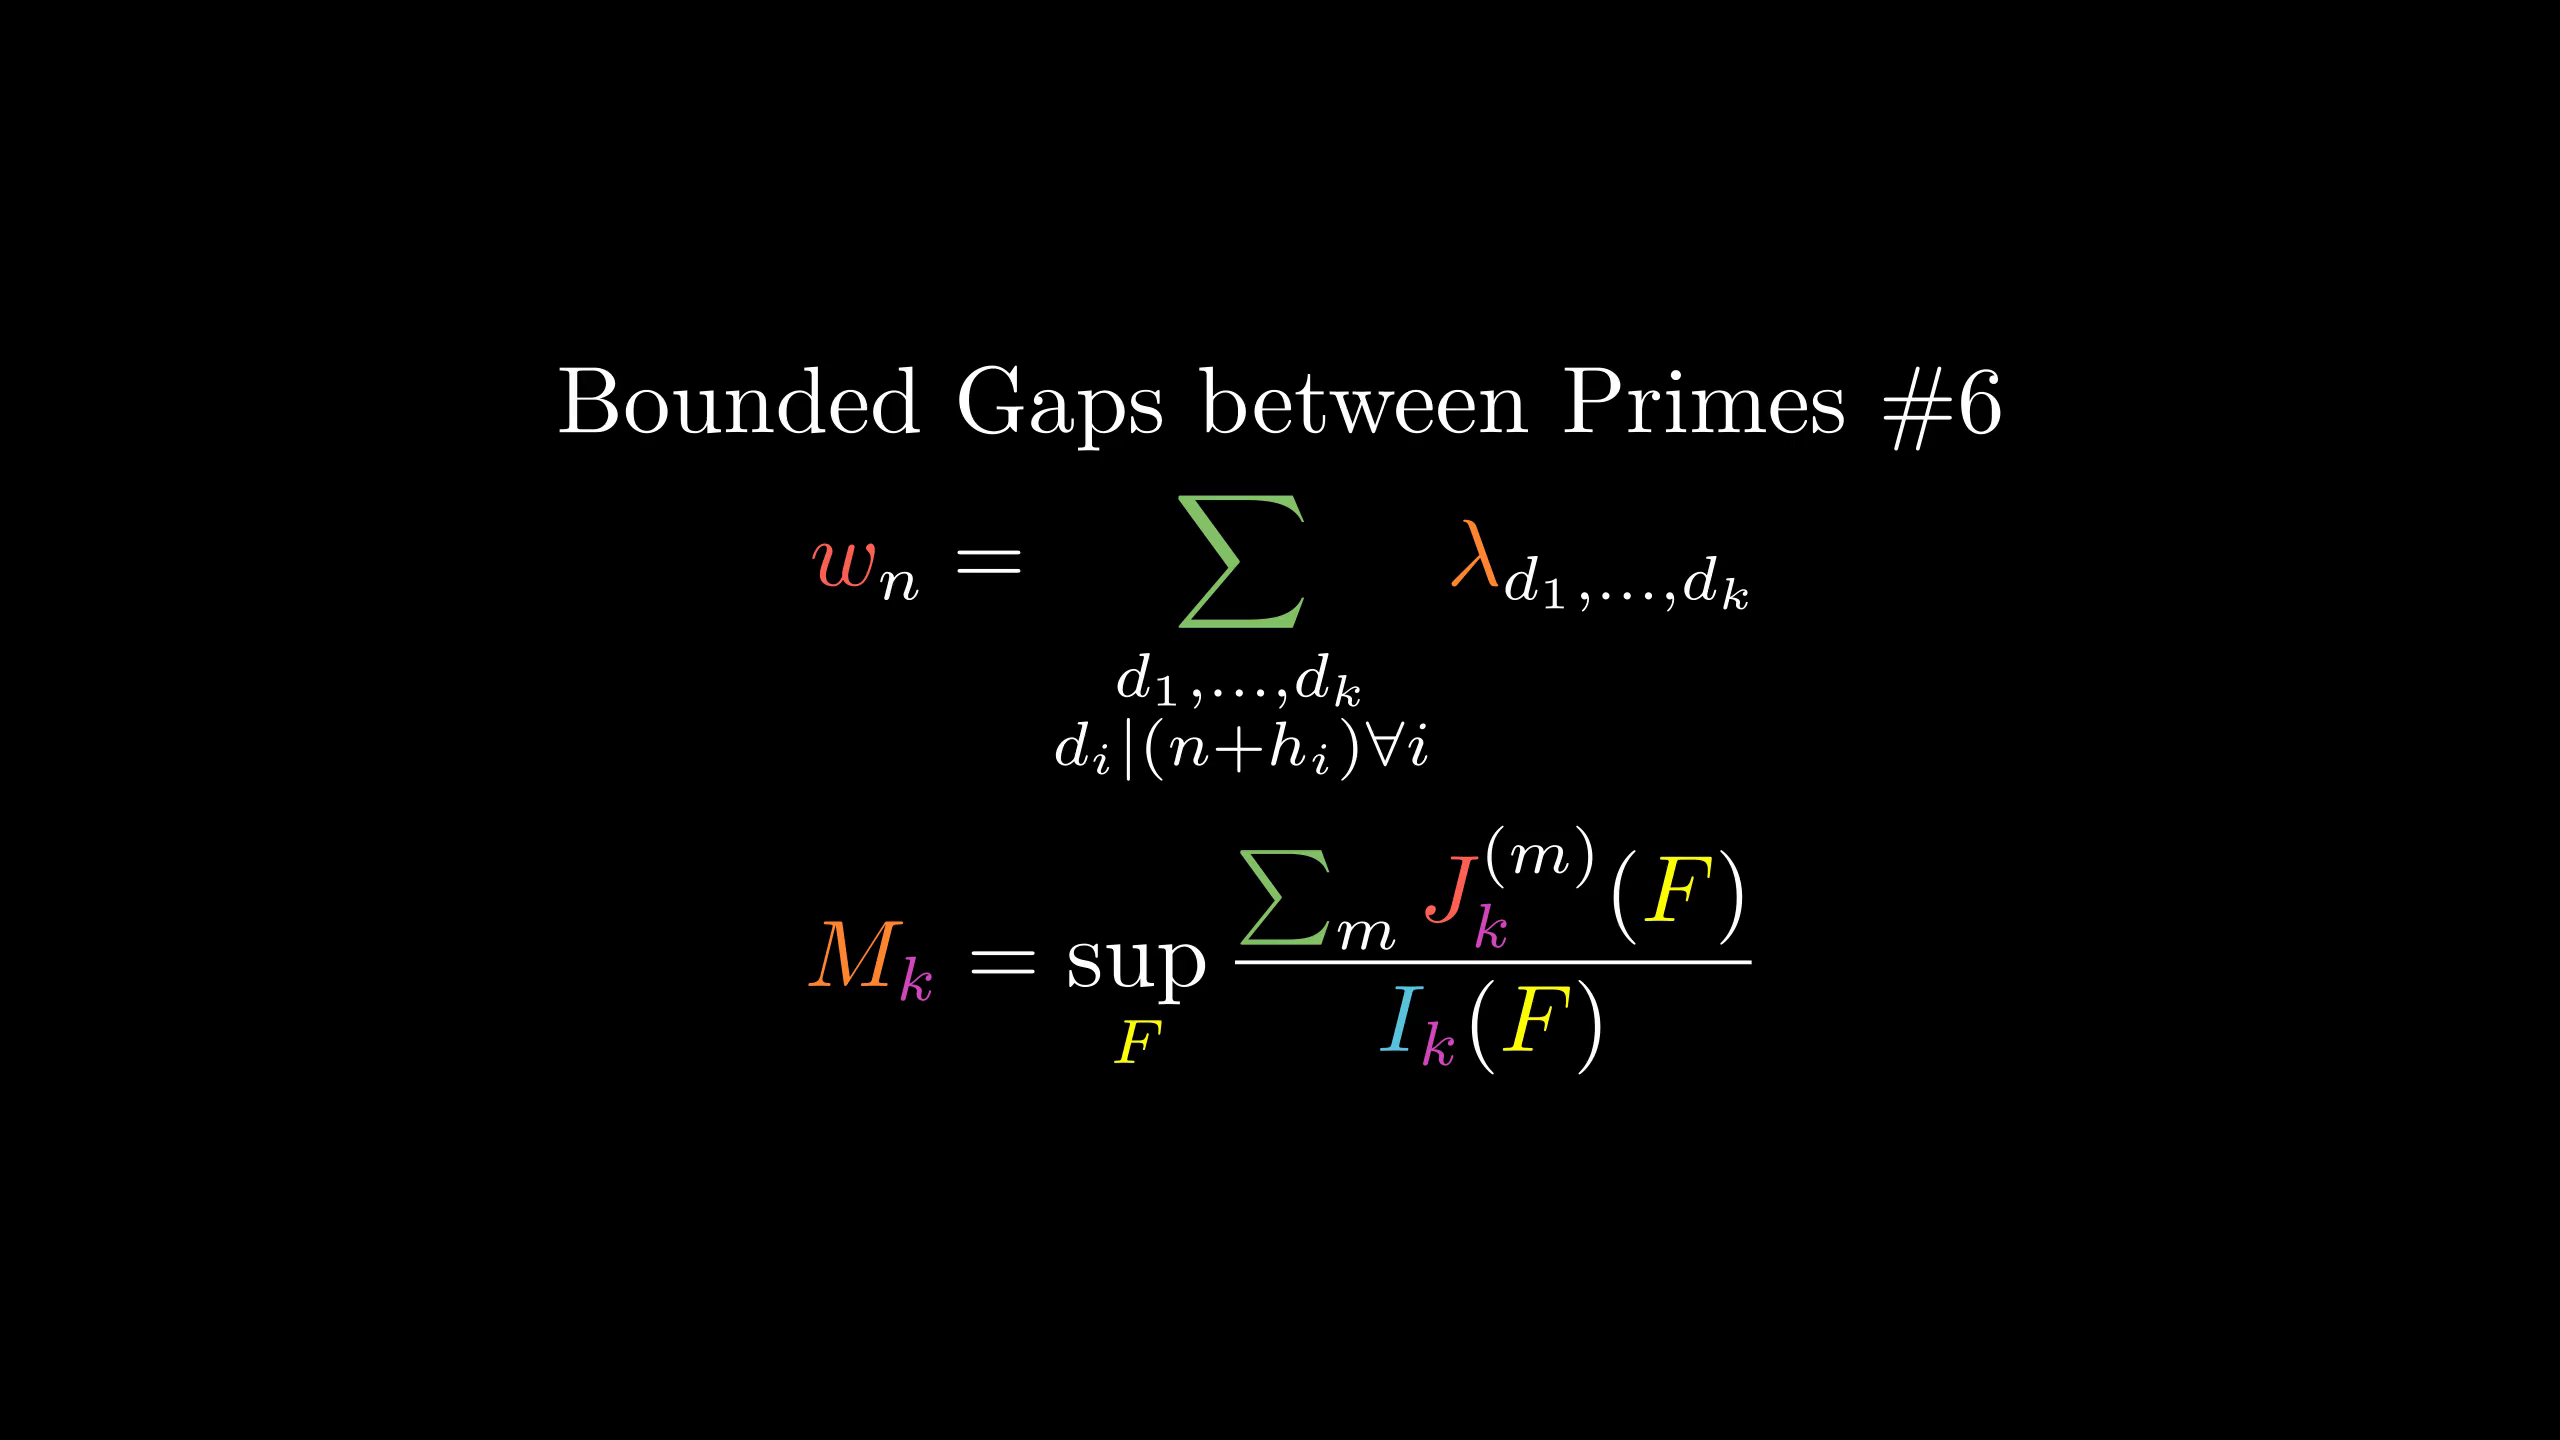

Source code (Python):
from manimlib.imports import *

class FooScene(Scene):
    def construct(self):
        cmap=tex_to_color_map={
                "M":ORANGE,
                "_k":PINK,
                "I":BLUE,
                "J":RED,
                "F":YELLOW,
                r"\sum":GREEN
        }
        tit=TextMobject("Bounded Gaps between Primes \#6")
        eqn=TexMobject(r"w_n=\sum_{\substack{d_1,\dots,d_k\\d_i|(n+h_i)\forall i}}\lambda_{d_1,\dots,d_k}",tex_to_color_map=
                {r"\sum":GREEN,"w":RED,r"\lambda":ORANGE})
        eqn2=TexMobject(
                r"M_k=\sup_F{\sum_mJ^{(m)}_k(F)\over I_k(F)}",
                tex_to_color_map=cmap)
        self.add(VGroup(tit,eqn,eqn2).arrange(DOWN))
        self.wait()
